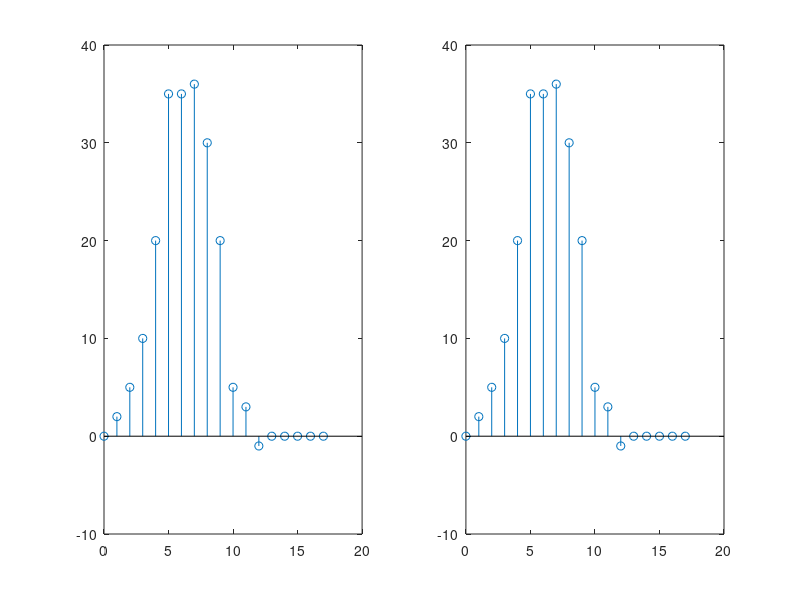

This chart was generated by the following MATLAB code:
x1=[1 1 1 1 1 0 0 0 0 0];
h1=[1 -1 3 0 1];
h2=[0 2 5 4 -1];
w=conv(h1,x1);
yd1=conv(h2,w);
hs=conv(h1,h2);
yd2=conv(hs,x1);
n=0:17;
subplot(1,2,1);
stem(n,yd1);
subplot(1,2,2);
stem(n,yd2);